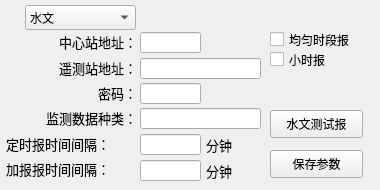
   <widget class="QWidget" name="tab_4">
    <attribute name="title">
     <string>远传参数</string>
    </attribute>
    <widget class="QLabel" name="label_10">
     <property name="geometry">
      <rect>
       <x>6</x>
       <y>136</y>
       <width>131</width>
       <height>16</height>
      </rect>
     </property>
     <property name="font">
      <font>
       <pointsize>10</pointsize>
      </font>
     </property>
     <property name="text">
      <string>定时报时间间隔：</string>
     </property>
    </widget>
    <widget class="QLabel" name="label_11">
     <property name="geometry">
      <rect>
       <x>206</x>
       <y>137</y>
       <width>41</width>
       <height>16</height>
      </rect>
     </property>
     <property name="font">
      <font>
       <pointsize>10</pointsize>
      </font>
     </property>
     <property name="text">
      <string>分钟</string>
     </property>
    </widget>
    <widget class="QPushButton" name="save_Button_tcpTime">
     <property name="geometry">
      <rect>
       <x>270</x>
       <y>150</y>
       <width>93</width>
       <height>28</height>
      </rect>
     </property>
     <property name="focusPolicy">
      <enum>Qt::NoFocus</enum>
     </property>
     <property name="text">
      <string>保存参数</string>
     </property>
    </widget>
    <widget class="QLineEdit" name="lineEdit_fixed_reportTime">
     <property name="geometry">
      <rect>
       <x>140</x>
       <y>134</y>
       <width>61</width>
       <height>21</height>
      </rect>
     </property>
     <property name="styleSheet">
      <string notr="true">font: 9pt &quot;宋体&quot;;</string>
     </property>
    </widget>
    <widget class="QComboBox" name="comboBox_report">
     <property name="geometry">
      <rect>
       <x>25</x>
       <y>5</y>
       <width>111</width>
       <height>25</height>
      </rect>
     </property>
     <property name="focusPolicy">
      <enum>Qt::NoFocus</enum>
     </property>
     <property name="styleSheet">
      <string notr="true">font: 9pt &quot;宋体&quot;;</string>
     </property>
     <item>
      <property name="text">
       <string>水文</string>
      </property>
     </item>
     <item>
      <property name="text">
       <string>水资源</string>
      </property>
     </item>
    </widget>
    <widget class="QLabel" name="label_34">
     <property name="geometry">
      <rect>
       <x>6</x>
       <y>34</y>
       <width>131</width>
       <height>16</height>
      </rect>
     </property>
     <property name="font">
      <font>
       <pointsize>10</pointsize>
      </font>
     </property>
     <property name="text">
      <string>中心站地址：</string>
     </property>
     <property name="alignment">
      <set>Qt::AlignRight|Qt::AlignTrailing|Qt::AlignVCenter</set>
     </property>
    </widget>
    <widget class="QLabel" name="label_35">
     <property name="geometry">
      <rect>
       <x>6</x>
       <y>60</y>
       <width>131</width>
       <height>16</height>
      </rect>
     </property>
     <property name="font">
      <font>
       <pointsize>10</pointsize>
      </font>
     </property>
     <property name="text">
      <string>遥测站地址：</string>
     </property>
     <property name="alignment">
      <set>Qt::AlignRight|Qt::AlignTrailing|Qt::AlignVCenter</set>
     </property>
    </widget>
    <widget class="QLabel" name="label_36">
     <property name="geometry">
      <rect>
       <x>6</x>
       <y>85</y>
       <width>131</width>
       <height>16</height>
      </rect>
     </property>
     <property name="font">
      <font>
       <pointsize>10</pointsize>
      </font>
     </property>
     <property name="text">
      <string>密码：</string>
     </property>
     <property name="alignment">
      <set>Qt::AlignRight|Qt::AlignTrailing|Qt::AlignVCenter</set>
     </property>
    </widget>
    <widget class="QLabel" name="label_37">
     <property name="geometry">
      <rect>
       <x>6</x>
       <y>161</y>
       <width>131</width>
       <height>16</height>
      </rect>
     </property>
     <property name="font">
      <font>
       <pointsize>10</pointsize>
      </font>
     </property>
     <property name="text">
      <string>加报报时间间隔：</string>
     </property>
    </widget>
    <widget class="QLabel" name="label_38">
     <property name="geometry">
      <rect>
       <x>206</x>
       <y>163</y>
       <width>41</width>
       <height>16</height>
      </rect>
     </property>
     <property name="font">
      <font>
       <pointsize>10</pointsize>
      </font>
     </property>
     <property name="text">
      <string>分钟</string>
     </property>
    </widget>
    <widget class="QLineEdit" name="lineEdit_add_reportTime">
     <property name="geometry">
      <rect>
       <x>140</x>
       <y>160</y>
       <width>61</width>
       <height>21</height>
      </rect>
     </property>
     <property name="styleSheet">
      <string notr="true">font: 9pt &quot;宋体&quot;;</string>
     </property>
    </widget>
    <widget class="QLabel" name="label_39">
     <property name="geometry">
      <rect>
       <x>6</x>
       <y>108</y>
       <width>131</width>
       <height>20</height>
      </rect>
     </property>
     <property name="font">
      <font>
       <pointsize>10</pointsize>
      </font>
     </property>
     <property name="text">
      <string>监测数据种类：</string>
     </property>
     <property name="alignment">
      <set>Qt::AlignRight|Qt::AlignTrailing|Qt::AlignVCenter</set>
     </property>
    </widget>
    <widget class="QLineEdit" name="lineEdit_report_type">
     <property name="geometry">
      <rect>
       <x>140</x>
       <y>108</y>
       <width>121</width>
       <height>21</height>
      </rect>
     </property>
     <property name="font">
      <font>
       <pointsize>8</pointsize>
      </font>
     </property>
    </widget>
    <widget class="QLineEdit" name="lineEdit_report_password">
     <property name="geometry">
      <rect>
       <x>140</x>
       <y>83</y>
       <width>61</width>
       <height>21</height>
      </rect>
     </property>
     <property name="styleSheet">
      <string notr="true">font: 9pt &quot;宋体&quot;;</string>
     </property>
    </widget>
    <widget class="QLineEdit" name="lineEdit_station_addr">
     <property name="geometry">
      <rect>
       <x>140</x>
       <y>58</y>
       <width>121</width>
       <height>21</height>
      </rect>
     </property>
     <property name="styleSheet">
      <string notr="true">font: 9pt &quot;宋体&quot;;</string>
     </property>
    </widget>
    <widget class="QLineEdit" name="lineEdit_central_addr">
     <property name="geometry">
      <rect>
       <x>140</x>
       <y>32</y>
       <width>61</width>
       <height>21</height>
      </rect>
     </property>
     <property name="styleSheet">
      <string notr="true">font: 9pt &quot;宋体&quot;;</string>
     </property>
    </widget>
    <widget class="QPushButton" name="pushButton_SW_test">
     <property name="geometry">
      <rect>
       <x>270</x>
       <y>110</y>
       <width>93</width>
       <height>28</height>
      </rect>
     </property>
     <property name="focusPolicy">
      <enum>Qt::NoFocus</enum>
     </property>
     <property name="text">
      <string>水文测试报</string>
     </property>
    </widget>
    <widget class="QCheckBox" name="checkBox_SW_uniform_time">
     <property name="geometry">
      <rect>
       <x>270</x>
       <y>30</y>
       <width>101</width>
       <height>19</height>
      </rect>
     </property>
     <property name="styleSheet">
      <string notr="true">font: 8pt &quot;宋体&quot;;</string>
     </property>
     <property name="text">
      <string>均匀时段报</string>
     </property>
    </widget>
    <widget class="QCheckBox" name="checkBox_SW_hour">
     <property name="geometry">
      <rect>
       <x>270</x>
       <y>50</y>
       <width>101</width>
       <height>19</height>
      </rect>
     </property>
     <property name="styleSheet">
      <string notr="true">font: 8pt &quot;宋体&quot;;</string>
     </property>
     <property name="text">
      <string>小时报</string>
     </property>
    </widget>
   </widget>
